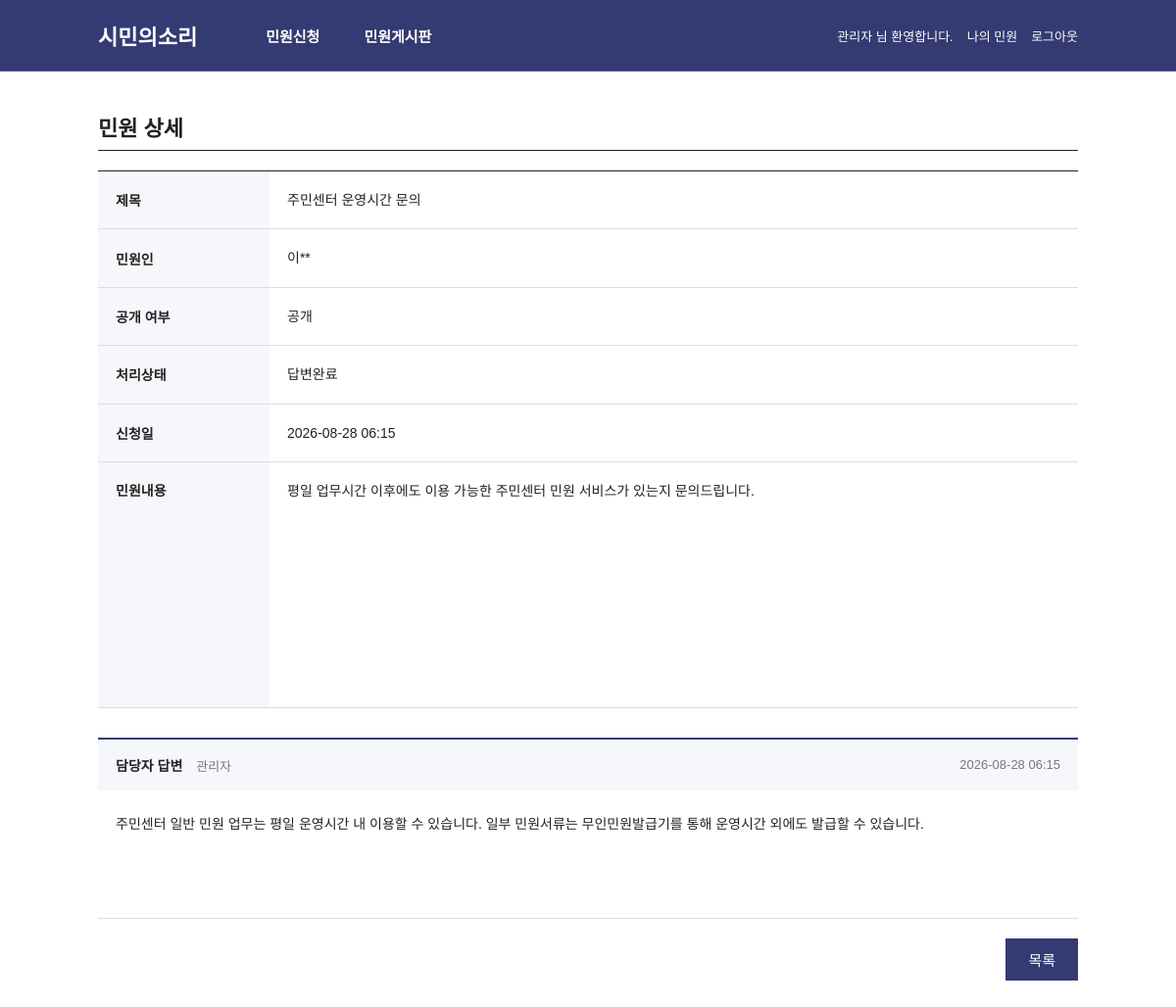
The app's page /inquiry/detail.php?id=18 (signed in) with its own data.
### tables this page shows
CREATE TABLE inquiry (
    id BIGINT AUTO_INCREMENT PRIMARY KEY,
    user_id BIGINT NOT NULL,

    title VARCHAR(50) NOT NULL,
    content TEXT NOT NULL,

    answer TEXT NULL,
    answered_by BIGINT NULL,
    answered_at DATETIME NULL,

    visibility ENUM('PUBLIC', 'PRIVATE')
        NOT NULL DEFAULT 'PUBLIC',

    status ENUM('RECEIVED', 'COMPLETED')
        NOT NULL DEFAULT 'RECEIVED',

    created_at TIMESTAMP DEFAULT CURRENT_TIMESTAMP,

    FOREIGN KEY (user_id)
        REFERENCES users(id)
        ON DELETE CASCADE,

    FOREIGN KEY (answered_by)
        REFERENCES users(id)
)
DEFAULT;

CREATE TABLE users (
    id BIGINT AUTO_INCREMENT PRIMARY KEY,
    login_id VARCHAR(50) NOT NULL UNIQUE,
    password VARCHAR(255) NOT NULL,
    name VARCHAR(50) NOT NULL,
    role ENUM('USER', 'ADMIN') NOT NULL DEFAULT 'USER',
    created_at DATETIME DEFAULT CURRENT_TIMESTAMP
)
DEFAULT;

### src/inquiry/getDetail.php (called while the page is built, shortened)
<?php
require_once __DIR__ . '/../db.php';
$id = $_GET['id'] ?? 0;
$sql = "
    SELECT
        i.id,
        i.user_id,
        i.title,
        i.content,
        i.visibility,
        i.status,
        i.answer,
        i.answered_by,
        i.answered_at,
        i.created_at,
        u.name AS user_name,
        au.name AS answer_user_name
    FROM inquiry i
    JOIN users u
        ON i.user_id = u.id
    LEFT JOIN users au
        ON i.answered_by = au.id
    WHERE i.id = $id
";
$result = $pdo->query($sql);
$inquiry = $result->fetch(PDO::FETCH_ASSOC);

### inquiry/detail.php (the view, shortened to what this page needs)
<?php
require_once __DIR__ . '/../src/inquiry/getDetail.php';
function maskName($name)
{
    $length = mb_strlen($name, 'UTF-8');
    return mb_substr($name, 0, 1, 'UTF-8')
        . str_repeat('*', $length - 1);
}
function getStatusText($status)
{
    if ($status === 'COMPLETED') {
        return '답변완료';
    }
    return $status;
}
?>
<!DOCTYPE html>
<html lang="ko">
<head>
    <link
        rel="stylesheet"
        href="/assets/css/inquiry.css"
    >
    <link
        rel="stylesheet"
        href="/assets/css/common.css"
    >
</head>
<body>
<?php require_once __DIR__ . '/../components/header.php'; ?>
<main class="inquiry-container">
    <div class="inquiry-header">
        <h2>민원 상세</h2>
    </div>
    <div class="detail-table">
        <div class="detail-row">
            <div class="detail-label">
                제목
            </div>
            <div class="detail-content">
                <?= $inquiry['title'] ?>
            </div>
        </div>
        <div class="detail-row">
            <div class="detail-label">
                민원인
            </div>
            <div class="detail-content">
                <?= maskName($inquiry['user_name']) ?>
            </div>
        </div>
        <div class="detail-row">
            <div class="detail-label">
                공개 여부
            </div>
            <div class="detail-content">
                <?php if ($inquiry['visibility'] === 'PUBLIC'): ?>
                    공개
                <?php else: ?>
                    비공개
                <?php endif; ?>
            </div>
        </div>
        <div class="detail-row">
            <div class="detail-label">
                처리상태
            </div>
            <div class="detail-content">
                <?= getStatusText($inquiry['status']) ?>
            </div>
        </div>
        <div class="detail-row">
            <div class="detail-label">
                신청일
            </div>
            <div class="detail-content">
                <?= date(
                    'Y-m-d H:i',
                    strtotime($inquiry['created_at'])
                ) ?>
            </div>
        </div>
        <div class="detail-row detail-content-row">
            <div class="detail-label">
                민원내용
            </div>
            <div class="detail-content detail-text">
                <?= nl2br($inquiry['content']) ?>
            </div>
        </div>
    </div>
    <?php if (!empty($inquiry['answer'])): ?>
        <div class="answer-section">
            <div class="answer-header">
                <div>
                    <strong>담당자 답변</strong>
                    <?php if (!empty($inquiry['answer_user_name'])): ?>
                        <span class="answer-user">
                            <?= $inquiry['answer_user_name'] ?>
                        </span>
                    <?php endif; ?>
                </div>
                <?php if (!empty($inquiry['answered_at'])): ?>
                    <span>
                        <?= date(
                            'Y-m-d H:i',
                            strtotime($inquiry['answered_at'])
                        ) ?>
                    </span>
                <?php endif; ?>
            </div>
            <div class="answer-content">
                <?= nl2br($inquiry['answer']) ?>
            </div>
        </div>
    <?php endif; ?>
    <div class="detail-button-area">
        <a
            href="/inquiry/list.php"
            class="write-btn"
        >
            목록
        </a>
    </div>
</main>
</body>
</html>

### assets/css/inquiry.css (style rules this page uses)
* { box-sizing: border-box; }
body { margin: 0; font-family: Arial, "Noto Sans KR", sans-serif; color: #222; background: #fff; }
.inquiry-container { width: 1000px; margin: 40px auto; }
.inquiry-header { border-bottom: 1px solid #222; margin-bottom: 0; }
.inquiry-header h2 { display: inline-block; margin: 0; padding-bottom: 8px; font-size: 22px; }
.write-btn { display: inline-block; padding: 11px 23px; background: #343a72; color: white; font-size: 15px; text-decoration: none; }
.detail-table { width: 100%; margin-top: 20px; border-top: 1px solid #222; }
.detail-row { display: flex; min-height: 55px; border-bottom: 1px solid #ddd; }
.detail-label { width: 175px; min-width: 175px; padding: 18px; display: flex; align-items: center; background: #f5f7fa; font-size: 14px; font-weight: bold; }
.detail-content { flex: 1; padding: 18px; font-size: 14px; line-height: 1.6; }
.detail-content-row { min-height: 250px; }
.detail-content-row .detail-label { align-items: flex-start; }
.detail-text { min-height: 250px; }
.answer-section { margin-top: 30px; border-top: 2px solid #343a72; border-bottom: 1px solid #ddd; }
.answer-header { display: flex; justify-content: space-between; align-items: center; padding: 16px 18px; background: #f5f7fa; font-size: 14px; }
.answer-header span { color: #777; font-size: 13px; }
.answer-user { margin-left: 10px; }
.answer-content { min-height: 130px; padding: 22px 18px; font-size: 14px; line-height: 1.8; }
.detail-button-area { display: flex; justify-content: flex-end; margin-top: 20px; }

### assets/css/common.css (style rules this page uses)
* { box-sizing: border-box; }
body { margin: 0; font-family: Arial, "Noto Sans KR", sans-serif; color: #222; background: #fff; }

### records on screen
inquiry: title "주민센터 운영시간 문의", user.name "이**", status "답변완료", created_at "2026-08-28 06:15", content "평일 업무시간 이후에도 이용 가능한 주민센터 민원 서비스가 있는지 문의드립니다.", answered_by.name "관리자", answered_at "2026-08-28 06:15", answer "주민센터 일반 민원 업무는 평일 운영시간 내 이용할 수 있습니다. 일부 민원서류는 무인민원발급기를 통해 운영시간 외에도 발급할 수 있습니다."

### other values on screen
$_SESSION['name'] "관리자"
